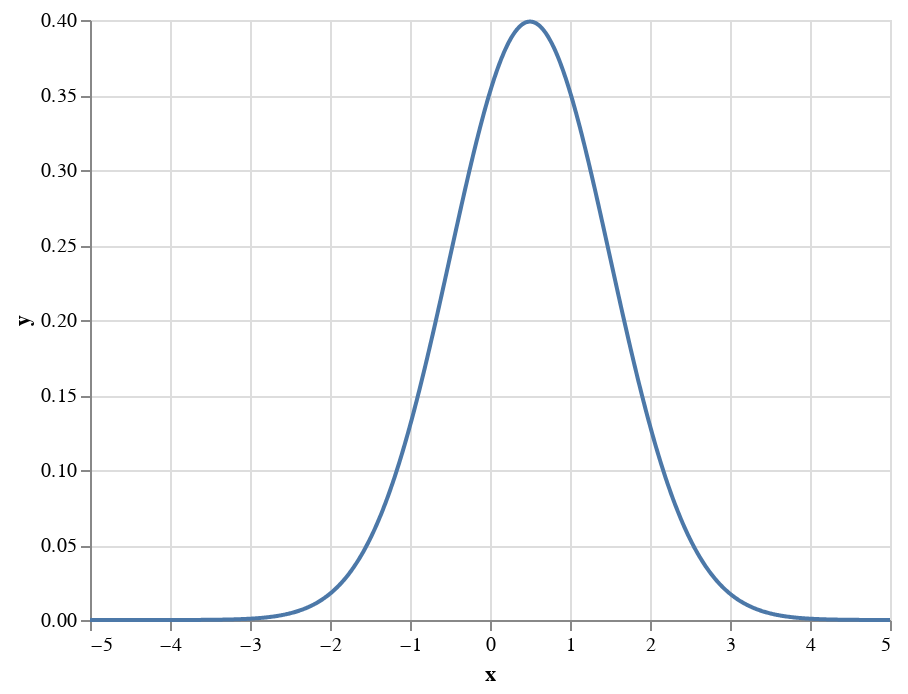

Notebook source saved alongside this figure:
### Code cell
import altair as alt
import pandas as pd
import numpy as np

def normal_pdf(x, mu, sigma):
    return 1 / np.sqrt(2 * np.pi * sigma**2) * np.exp(-(x - mu)**2 / (2 * sigma**2))

x = np.linspace(-5, 5, 1000)
df = pd.DataFrame({'x': x, 'y': normal_pdf(x, 0.5, 1)})
alt.Chart(df).mark_line().encode(x='x', y='y')

### Figure 1 — Vega-Lite specification as saved in the notebook (floating-point values rounded to 4 significant figures; data arrays with more than 128 entries replaced by an {"elided": "..."} marker saying what was removed)
{"config": {"view": {"continuousWidth": 400, "continuousHeight": 300}}, "data": {"name": "data-518619eec077c1c64e087e46e26014c0"}, "mark": "line", "encoding": {"x": {"field": "x", "type": "quantitative"}, "y": {"field": "y", "type": "quantitative"}}, "$schema": "https://vega.github.io/schema/vega-lite/v4.17.0.json", "datasets": {"data-518619eec077c1c64e087e46e26014c0": {"elided": "1000 records"}}}
